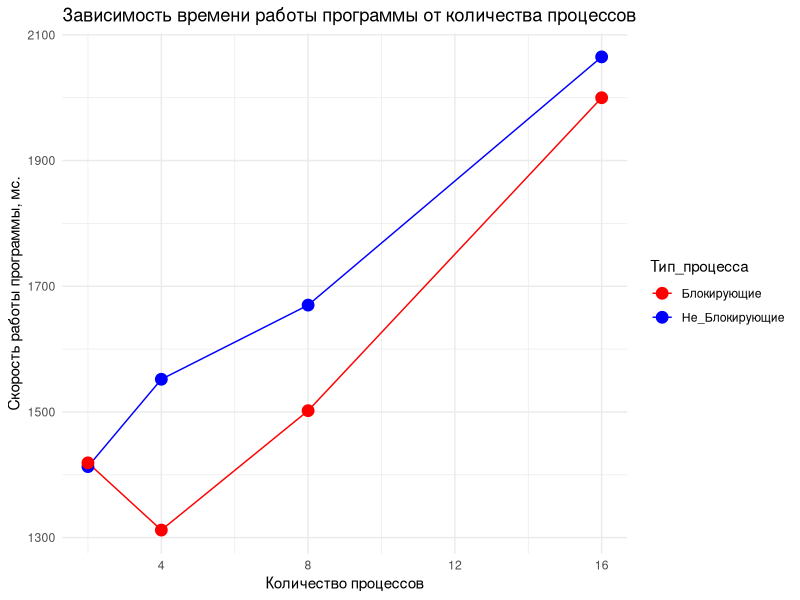

Recreate this plot in R.
library(ggplot2)

data <- data.frame(
  Кол_процессов = c(16, 8, 4, 2, 16, 8, 4, 2),
  Скорость_работы = c(2065, 1670, 1552, 1413, 2000, 1502, 1312, 1419),
  Тип_процесса = factor(rep(c("Не_Блокирующие", "Блокирующие"), each = 4))
)

ggplot(data, aes(x = Кол_процессов, y = Скорость_работы, color = Тип_процесса)) +
  geom_line() +
  geom_point(size = 3, shape = 21, stroke = 1, aes(fill = Тип_процесса)) +
  labs(
    x = "Количество процессов",
    y = "Скорость работы программы, мс.",
    title = "Зависимость времени работы программы от количества процессов"
  ) +
  scale_color_manual(values = c("Блокирующие" = "red", "Не_Блокирующие" = "blue")) +
  scale_fill_manual(values = c("Блокирующие" = "red", "Не_Блокирующие" = "blue")) +
  #scale_y_continuous(breaks = seq(0, 110, by = 5), minor_breaks = seq(0, 110, by = 5)) +
  theme_minimal()